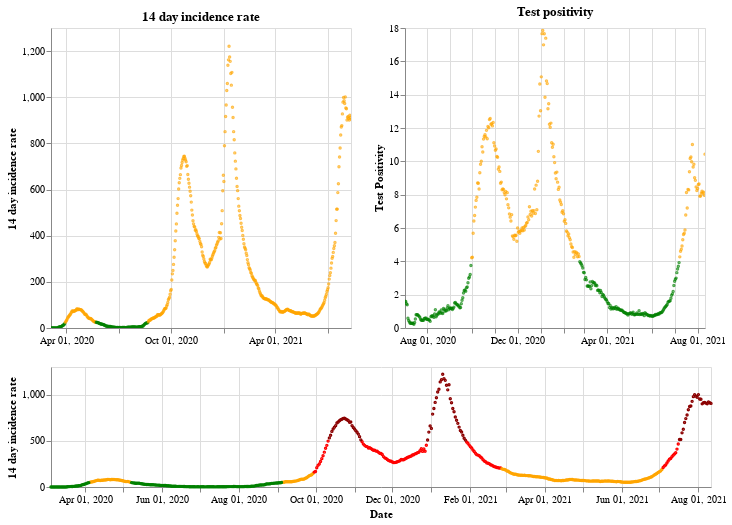

Write notebook code for a chart like this one.
### Markdown cell above
## Northern Ireland

### Code cell
plot_traffic_light('Northern Ireland')

### Figure 1 — Vega-Lite specification as saved in the notebook (floating-point values rounded to 4 significant figures; data arrays with more than 128 entries replaced by an {"elided": "..."} marker saying what was removed)
{"config": {"view": {"continuousWidth": 400, "continuousHeight": 300}}, "vconcat": [{"hconcat": [{"mark": {"type": "point", "size": 2}, "encoding": {"color": {"condition": {"value": "green", "test": "(datum.twoWeeklyCasesRate <= 25)"}, "value": "orange"}, "tooltip": [{"type": "nominal", "field": "areaName"}, {"type": "temporal", "field": "date"}, {"type": "quantitative", "field": "twoWeeklyCasesRate"}, {"type": "quantitative", "field": "testPositivity"}], "x": {"type": "temporal", "axis": {"title": ""}, "field": "date", "scale": {"domain": {"selection": "DateBrush"}}, "timeUnit": "yearmonthdate"}, "y": {"type": "quantitative", "axis": {"title": "14 day incidence rate"}, "field": "twoWeeklyCasesRate"}}, "title": "14 day incidence rate", "width": 300}, {"mark": {"type": "point", "size": 2}, "encoding": {"color": {"condition": {"value": "green", "test": "(datum.testPositivity <= 4)"}, "value": "orange"}, "tooltip": [{"type": "nominal", "field": "areaName"}, {"type": "temporal", "field": "date"}, {"type": "quantitative", "field": "twoWeeklyCasesRate"}, {"type": "quantitative", "field": "testPositivity"}], "x": {"type": "temporal", "axis": {"title": ""}, "field": "date", "scale": {"domain": {"selection": "DateBrush"}}, "timeUnit": "yearmonthdate"}, "y": {"type": "quantitative", "axis": {"title": "Test Positivity"}, "field": "testPositivity"}}, "title": "Test positivity", "width": 300}]}, {"layer": [{"mark": {"type": "point", "size": 2}, "encoding": {"color": {"condition": {"value": "orange", "test": "(((datum.testPositivity < 4) && (datum.twoWeeklyCasesRate >= 50)) && (datum.twoWeeklyCasesRate < 200))"}, "value": "red"}, "opacity": {"condition": {"value": 1, "test": "((datum.twoWeeklyCasesRate >= 50) && (datum.twoWeeklyCasesRate < 500))"}, "value": 0}, "tooltip": [{"type": "nominal", "field": "areaName"}, {"type": "temporal", "field": "date"}, {"type": "quantitative", "field": "twoWeeklyCasesRate"}, {"type": "quantitative", "field": "testPositivity"}], "x": {"type": "temporal", "axis": {"title": "Date"}, "field": "date", "timeUnit": "yearmonthdate"}, "y": {"type": "quantitative", "axis": {"title": "14 day incidence rate"}, "field": "twoWeeklyCasesRate"}}, "selection": {"DateBrush": {"type": "interval", "encodings": ["x"], "fields": ["Time"]}}}, {"mark": {"type": "point", "size": 2}, "encoding": {"color": {"value": "darkred"}, "opacity": {"condition": {"value": 1, "test": "(datum.twoWeeklyCasesRate >= 500)"}, "value": 0}, "tooltip": [{"type": "nominal", "field": "areaName"}, {"type": "temporal", "field": "date"}, {"type": "quantitative", "field": "twoWeeklyCasesRate"}, {"type": "quantitative", "field": "testPositivity"}], "x": {"type": "temporal", "axis": {"title": "Date"}, "field": "date", "timeUnit": "yearmonthdate"}, "y": {"type": "quantitative", "axis": {"title": "14 day incidence rate"}, "field": "twoWeeklyCasesRate"}}}, {"mark": {"type": "point", "size": 2}, "encoding": {"color": {"condition": {"value": "green", "test": "((datum.testPositivity < 4) && (datum.twoWeeklyCasesRate < 50))"}, "value": "orange"}, "opacity": {"condition": {"value": 1, "test": "(datum.twoWeeklyCasesRate < 50)"}, "value": 0}, "tooltip": [{"type": "nominal", "field": "areaName"}, {"type": "temporal", "field": "date"}, {"type": "quantitative", "field": "twoWeeklyCasesRate"}, {"type": "quantitative", "field": "testPositivity"}], "x": {"type": "temporal", "axis": {"title": "Date"}, "field": "date", "timeUnit": "yearmonthdate"}, "y": {"type": "quantitative", "axis": {"title": "14 day incidence rate"}, "field": "twoWeeklyCasesRate"}}}], "height": 120, "width": 660}], "data": {"name": "data-001a2d9cc424988c1c2f79927bf3ecd2"}, "$schema": "https://vega.github.io/schema/vega-lite/v4.8.1.json", "datasets": {"data-001a2d9cc424988c1c2f79927bf3ecd2": {"elided": "525 records"}}}
